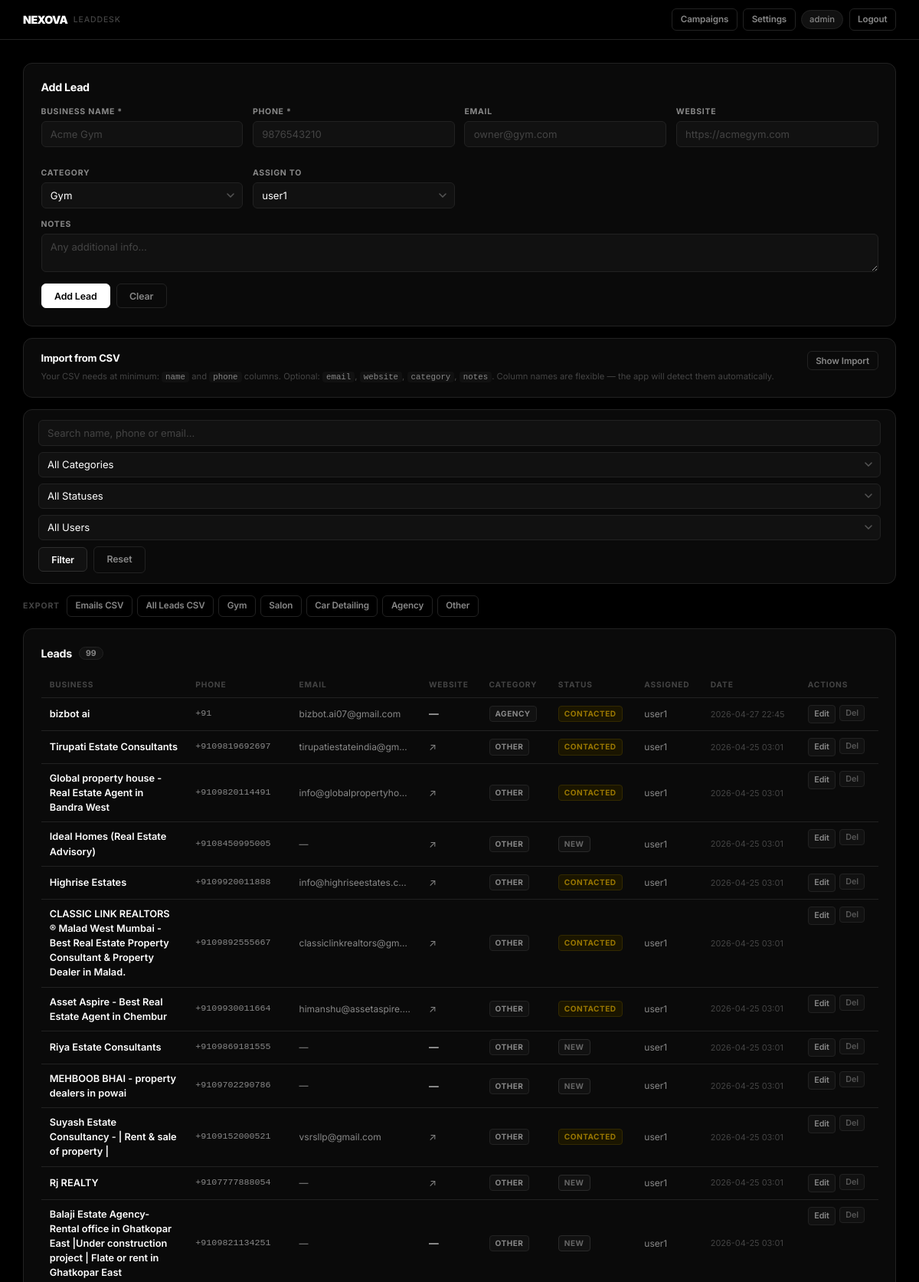
/dashboard (signed in, upper part), run on the app's committed database.
### tables this page shows
CREATE TABLE leads (
        id            INTEGER PRIMARY KEY AUTOINCREMENT,
        business_name TEXT    NOT NULL,
        phone         TEXT    NOT NULL UNIQUE,
        email         TEXT    UNIQUE,
        website       TEXT,
        category      TEXT    NOT NULL DEFAULT 'Other',
        notes         TEXT,
        status        TEXT    NOT NULL DEFAULT 'New',
        assigned_to   TEXT    NOT NULL,
        date_added    TEXT    NOT NULL
    );

### app.py (the view)
@app.route("/dashboard")
@login_required
def dashboard():
    db       = get_db()
    search   = request.args.get("search", "").strip()
    category = request.args.get("category", "")
    status   = request.args.get("status", "")
    assigned = request.args.get("assigned", "")
    q, p = "SELECT * FROM leads WHERE 1=1", []
    if search:
        q += " AND (business_name LIKE ? OR phone LIKE ? OR email LIKE ?)"
        p += [f"%{search}%", f"%{search}%", f"%{search}%"]
    if category: q += " AND category=?";    p.append(category)
    if status:   q += " AND status=?";      p.append(status)
    if assigned: q += " AND assigned_to=?"; p.append(assigned)
    q += " ORDER BY id DESC"
    leads = db.execute(q, p).fetchall()
    return render_template("dashboard.html",
        leads=leads, categories=CATEGORIES, statuses=STATUSES,
        users=list(USERS.keys()), current_user=session["user"],
        search=search, active_category=category,
        active_status=status, active_assigned=assigned)

### app.py (called while the page is built)
def get_db():
    if "db" not in g:
        g.db = sqlite3.connect(DB_PATH)
        g.db.row_factory = sqlite3.Row
    return g.db

def login_required(f):
    @wraps(f)
    def decorated(*args, **kwargs):
        if "user" not in session:
            return redirect(url_for("login"))
        return f(*args, **kwargs)
    return decorated

### templates/dashboard.html (shortened to what this page needs)
<!DOCTYPE html>
<html lang="en">
<head>
  <link rel="stylesheet" href="{{ url_for('static', filename='style.css') }}" />
</head>
<body>
  <nav class="topnav">
    <div class="topnav-brand">
      <span class="brand-name">NEXOVA</span>
      <span class="brand-sub">LeadDesk</span>
    </div>
    <div class="topnav-right">
      <a href="{{ url_for('campaign') }}" class="btn btn-ghost btn-sm">Campaigns</a>
      <a href="{{ url_for('settings') }}" class="btn btn-ghost btn-sm">Settings</a>
      <span class="nav-user">{{ current_user }}</span>
      <a href="{{ url_for('logout') }}" class="btn btn-ghost btn-sm">Logout</a>
    </div>
  </nav>
  <div class="page-container">
    <section class="card">
      <h2 class="section-title">Add Lead</h2>
      <form method="POST" action="{{ url_for('add_lead') }}">
        <div class="form-grid">
          <div class="form-group">
            <label>Business Name *</label>
            <input type="text" name="business_name" placeholder="Acme Gym" required />
          </div>
          <div class="form-group">
            <label>Phone *</label>
            <input type="text" name="phone" id="phoneInput" placeholder="9876543210" required />
          </div>
          <div class="form-group">
            <label>Email</label>
            <input type="email" name="email" placeholder="owner@gym.com" />
          </div>
          <div class="form-group">
            <label>Website</label>
            <input type="text" name="website" placeholder="https://acmegym.com" />
          </div>
          <div class="form-group">
            <label>Category</label>
            <select name="category">
              {% for cat in categories %}
              <option value="{{ cat }}">{{ cat }}</option>
              {% endfor %}
            </select>
          </div>
          <div class="form-group">
            <label>Assign To</label>
            <select name="assigned_to">
              {% for u in users %}
              <option value="{{ u }}" {% if u==current_user %}selected{% endif %}>{{ u }}</option>
              {% endfor %}
            </select>
          </div>
          <div class="form-group form-group-full">
            <label>Notes</label>
            <textarea name="notes" rows="2" placeholder="Any additional info..."></textarea>
          </div>
        </div>
        <div class="form-actions">
          <button type="submit" class="btn btn-primary">Add Lead</button>
          <button type="reset" class="btn btn-ghost">Clear</button>
        </div>
      </form>
    </section>
    <section class="card import-card">
      <div class="import-header">
        <div>
          <div class="import-title">Import from CSV</div>
          <div class="import-desc">
            Your CSV needs at minimum:
            <code>name</code> and <code>phone</code> columns.
            Optional: <code>email</code>, <code>website</code>, <code>category</code>, <code>notes</code>.
            Column names are flexible — the app will detect them automatically.
          </div>
        </div>
        <button class="btn btn-ghost btn-sm" id="toggleImport">Show Import</button>
      </div>
    </section>
    <section class="card filter-card">
      <form method="GET" action="{{ url_for('dashboard') }}">
        <div class="filter-row">
          <input type="text" name="search" placeholder="Search name, phone or email..." value="{{ search }}"
            class="filter-input" />
          <select name="category" class="filter-select">
            <option value="">All Categories</option>
          </select>
          <select name="status" class="filter-select">
            <option value="">All Statuses</option>
          </select>
          <select name="assigned" class="filter-select">
            <option value="">All Users</option>
          </select>
          <button type="submit" class="btn btn-secondary">Filter</button>
          <a href="{{ url_for('dashboard') }}" class="btn btn-ghost">Reset</a>
        </div>
      </form>
    </section>
    <div class="export-row">
      <span class="export-label">Export</span>
      <a href="{{ url_for('export_emails') }}" class="btn btn-ghost btn-sm">Emails CSV</a>
      <a href="{{ url_for('export_leads') }}" class="btn btn-ghost btn-sm">All Leads CSV</a>
      {% for cat in categories %}
      <a href="{{ url_for('export_leads', category=cat) }}" class="btn btn-ghost btn-sm">{{ cat }}</a>
      {% endfor %}
    </div>
    <section class="card table-card">
      <h2 class="section-title">
        Leads <span class="badge">{{ leads|length }}</span>
      </h2>
      {% if leads %}
      <div class="table-wrap">
        <table>
          <thead>
            <tr>
              <th>Business</th>
              <th>Phone</th>
              <th>Email</th>
              <th>Website</th>
              <th>Category</th>
              <th>Status</th>
              <th>Assigned</th>
              <th>Date</th>
              <th>Actions</th>
            </tr>
          </thead>
          <tbody>
            {% for lead in leads %}
            <tr>
              <td class="td-name">{{ lead.business_name }}</td>
              <td class="td-mono">{{ lead.phone }}</td>
              <td class="td-email">{{ lead.email or '—' }}</td>
              <td>
                {% if lead.website %}
                <a href="{{ lead.website }}" target="_blank" class="link">↗</a>
                {% else %}—{% endif %}
              </td>
              <td><span class="tag tag-cat">{{ lead.category }}</span></td>
              <td><span class="tag tag-status tag-{{ lead.status|lower }}">{{ lead.status }}</span></td>
              <td style="color:var(--text-muted);font-size:0.8rem;">{{ lead.assigned_to }}</td>
              <td class="td-date">{{ lead.date_added }}</td>
              <td class="td-actions">
                <a href="{{ url_for('edit_lead', lead_id=lead.id) }}" class="btn btn-xs btn-edit">Edit</a>
                <form method="POST" action="{{ url_for('delete_lead', lead_id=lead.id) }}" style="display:inline;"
                  onsubmit="return confirm('Delete {{ lead.business_name }}?')">
                  <button type="submit" class="btn btn-xs btn-delete">Del</button>
                </form>
              </td>
            </tr>
            {% endfor %}
          </tbody>
        </table>
      </div>
      {% else %}
      <div class="empty-state">No leads found. Add one above or import a CSV.</div>
      {% endif %}
    </section>
  </div>
</body>
</html>

### data on the page
leads: business_name "bizbot ai", phone "+91", email "bizbot.ai07@gmail.com", category "AGENCY", status "CONTACTED", assigned_to "user1", date_added "2026-04-27 22:45"
leads: business_name "Tirupati Estate Consultants", phone "+9109819692697", email "tirupatiestateindia@gm…", category "OTHER", status "CONTACTED", assigned_to "user1", date_added "2026-04-25 03:01"
leads: business_name "Global property house -Real Estate Agent in Bandra West", phone "+9109820114491", email "info@globalpropertyho…", category "OTHER", status "CONTACTED", assigned_to "user1", date_added "2026-04-25 03:01"
leads: business_name "Ideal Homes (Real Estate Advisory)", phone "+9108450995005", email "—", category "OTHER", status "NEW", assigned_to "user1", date_added "2026-04-25 03:01"
leads: business_name "Highrise Estates", phone "+9109920011888", email "info@highriseestates.com", category "OTHER", status "CONTACTED", assigned_to "user1", date_added "2026-04-25 03:01"
leads: business_name "CLASSIC LINK REALTORS ® Malad West Mumbai - Best Real Estate Property Consultant & Property Dealer in Malad.", phone "+9109892555667", email "classiclinkrealtors@gm…", category "OTHER", status "CONTACTED", assigned_to "user1", date_added "2026-04-25 03:01"
leads: business_name "Asset Aspire - Best Real Estate Agent in Chembur", phone "+9109930011664", email "himanshu@assetaspire.…", category "OTHER", status "CONTACTED", assigned_to "user1", date_added "2026-04-25 03:01"
leads: business_name "Riya Estate Consultants", phone "+9109869181555", email "—", category "OTHER", status "NEW", assigned_to "user1", date_added "2026-04-25 03:01"
leads: business_name "MEHBOOB BHAI - property dealers in powai", phone "+9109702290786", email "—", category "OTHER", status "NEW", assigned_to "user1", date_added "2026-04-25 03:01"
leads: business_name "Suyash Estate Consultancy - | Rent & sale of property |", phone "+9109152000521", email "vsrsllp@gmail.com", category "OTHER", status "CONTACTED", assigned_to "user1", date_added "2026-04-25 03:01"
leads: business_name "Rj REALTY", phone "+9107777888054", email "—", category "OTHER", status "NEW", assigned_to "user1", date_added "2026-04-25 03:01"
leads: business_name "Balaji Estate Agency- Rental office in Ghatkopar East |Under construction project | Flate or rent in Ghatkopar East", phone "+9109821134251", email "—", category "OTHER", status "NEW", assigned_to "user1", date_added "2026-04-25 03:01"

### other printed values
{{ current_user }} "admin"
{{ cat }} "Gym" "Salon" "Car Detailing" "Agency" "Other"
{{ leads|length }} "99"
form field category "Gym"
form field assigned_to "user1"
